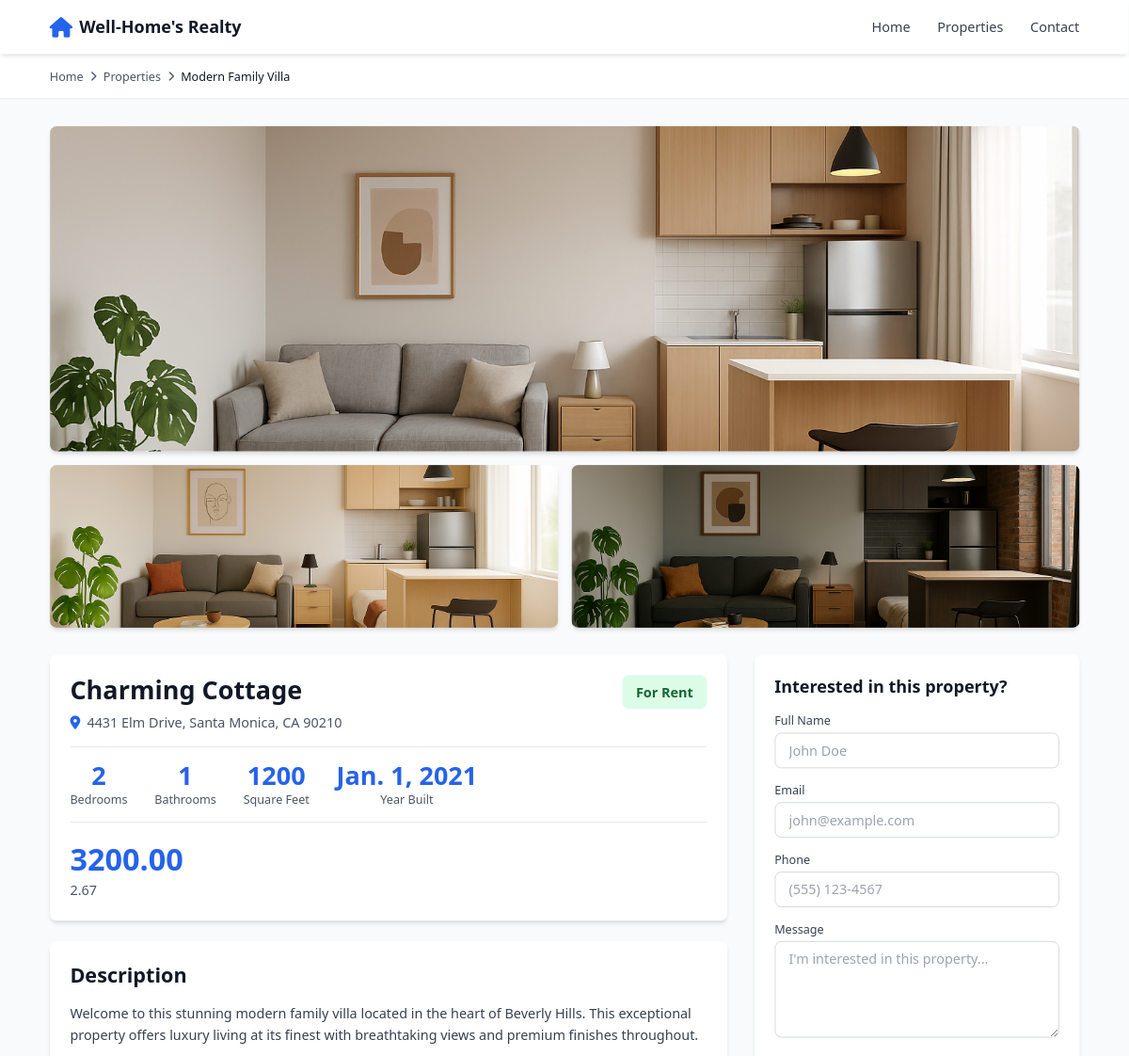
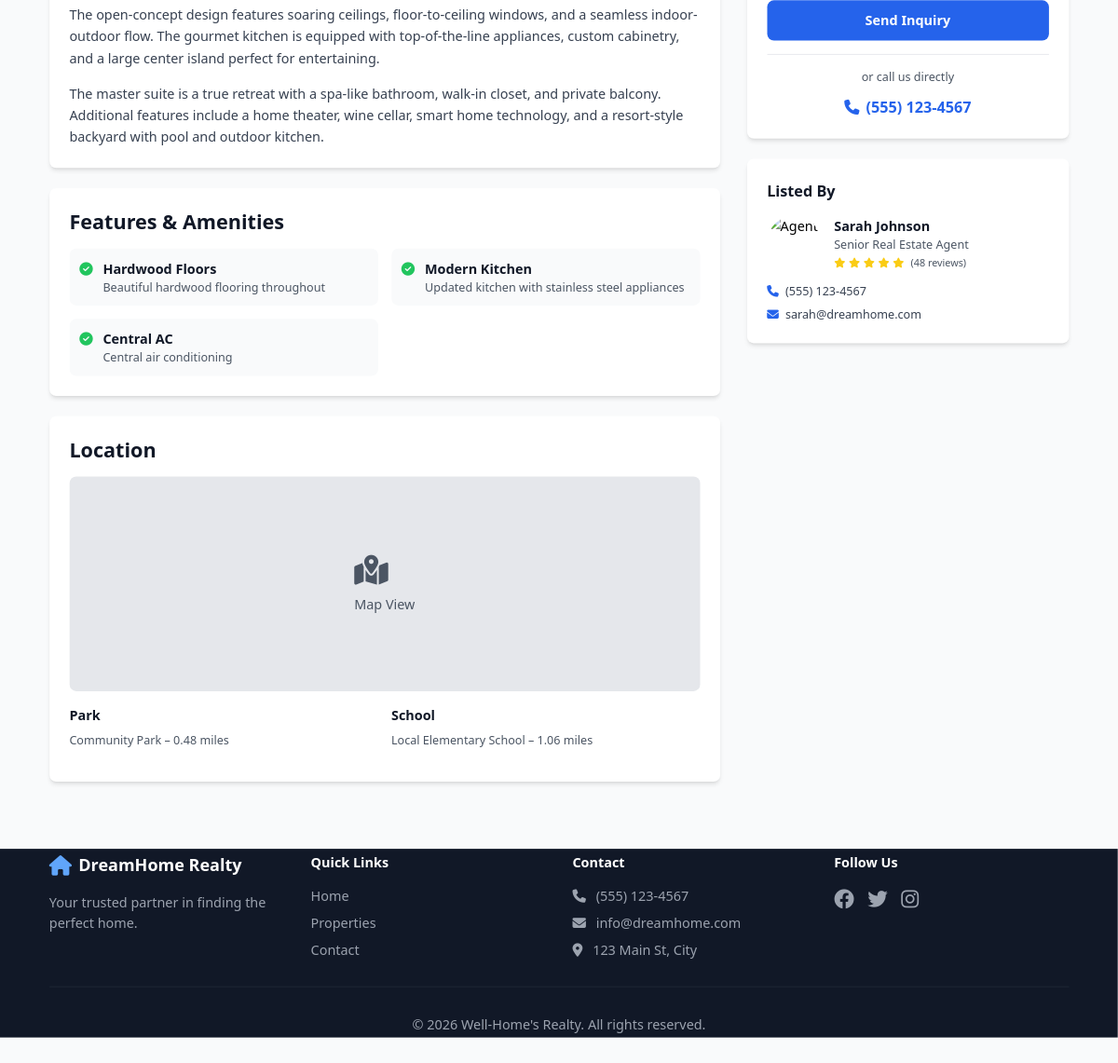
/property/48/, run on the app's committed database (2 pictures, top to bottom).
### agent_page/models.py (models this page shows, shortened)
class Property(models.Model):
    STATUS_CHOICES = [
        ('For Sale', 'For Sale'),
        ('For Rent', 'For Rent'),
        ('Sold', 'Sold'),
        ('Pending', 'Pending')
    ]
    TYPE_CHOICES = [
        ('House', 'House'),
        ('Apartment', 'Apartment'),
        ('Villa', 'Villa'),
        ('Condo', 'Condo'),
        ('Townhouse', 'Townhouse'),
        ('Penthouse', 'Penthouse'),
    ]
    is_active = models.BooleanField(default=False)
    title = models.CharField(max_length=200)
    description = models.TextField()
    property_type = models.CharField(max_length=100,choices=TYPE_CHOICES)
    status = models.CharField(max_length=100, choices=STATUS_CHOICES)
    price = models.DecimalField(max_digits=12,decimal_places=2)
    price_per_sqft = models.DecimalField(max_digits=10, decimal_places=2, blank=True, null=True)
    bedrooms = models.PositiveIntegerField()
    bathrooms = models.PositiveIntegerField()
    square_feet = models.PositiveIntegerField()
    year_built = models.DateField()
    address = models.CharField(max_length=200)
    city = models.CharField(max_length=100)
    state = models.CharField(max_length=100)
    zip_code = models.CharField(max_length=20)
    main_image = models.ImageField(upload_to='property_images/main_image/')
    image_2 = models.ImageField(upload_to='property_images/image_2/')
    image_3 = models.ImageField(upload_to='property_images/image_3/')
    created_at = models.DateTimeField(auto_now_add=True)
    updated_at = models.DateTimeField(auto_now=True)
    agent = models.ForeignKey('Agent', on_delete=models.SET_NULL, null=True, related_name='properties')
    map_image = models.ImageField(upload_to='property_images/map_image/', blank=True, null=True)
    class Meta:
        verbose_name_plural = 'Properties'

class PropertyFeatures(models.Model):
    property = models.ForeignKey(Property, on_delete=models.CASCADE, related_name='features')
    name = models.CharField(max_length=100)
    description = models.CharField(max_length=255)

class NearbyLocation(models.Model):
    LOCATION_TYPE_CHOICES = [
        ('school', 'School'),
        ('hospital', 'Hospital'),
        ('bank', 'Bank'),
        ('mall', 'Mall'),
        ('transport', 'Transportation'),
        ('city', 'City'),
        ('airport', 'Airport'),
        ('park', 'Park'),
        ('beach', 'Beach'),
        ('museum', 'Museum'),
        ('zoo', 'Zoo'),
        ('gym', 'Gym'),
        ('supermarket', 'Supermarket'),
        ('restaurant', 'Restaurant'),
    ]
    property = models.ForeignKey(Property, on_delete=models.CASCADE, related_name='nearby_locations')
    location_type = models.CharField(max_length=50, choices=LOCATION_TYPE_CHOICES)
    name = models.CharField(max_length=200)  # "Beverly Hills High"
    distance = models.DecimalField(max_digits=5, decimal_places=2)  # 0.8
    distance_unit = models.CharField(max_length=10, default='miles')  # "miles" or "km"

### front_page/views.py (the view)
# urls.py: path('property/<int:id>/',views.property_detail,name='property_detail'),
def property_detail(request, id):
    property = get_object_or_404(
        Property.objects.prefetch_related(
            'features',
            'nearby_locations'
        ),
        id=id
    )
    ip = get_client_ip(request)
    PropertyViews.objects.create(property=property, ip_address=ip)
    nearby_locations = property.nearby_locations.all()
    grouped_locations = defaultdict(list)
    for loc in nearby_locations:
        grouped_locations[loc.get_location_type_display()].append(loc)
    return render(
        request,
        'user/property-detail.html',
        {
            'property': property,
            'grouped_locations': dict(grouped_locations)  # Convert to regular dict for template
        }
    )

### templates/user/property-detail.html (shortened to what this page needs)
<!DOCTYPE html>
<html lang="en">
<head>
  <script src="https://cdn.tailwindcss.com"></script>
  <link rel="stylesheet" href="https://cdnjs.cloudflare.com/ajax/libs/font-awesome/6.4.0/css/all.min.css">
</head>
<body class="bg-gray-50">
  <nav class="bg-white shadow-md sticky top-0 z-50">
    <div class="max-w-7xl mx-auto px-4 sm:px-6 lg:px-8">
      <div class="flex justify-between items-center h-16">
        <div class="flex items-center">
          <a href="{% url 'front_page' %}" class="flex items-center gap-2">
            <i class="fas fa-home text-blue-600 text-2xl"></i>
            <span class="text-xl font-bold text-gray-900">Well-Home's Realty</span>
          </a>
        </div>
        <div class="hidden md:flex items-center gap-8">
          <a href="{% url 'front_page' %}" class="text-gray-700 hover:text-blue-600 font-medium">Home</a>
          <a href="{% url 'property_page' %}" class="text-gray-700 hover:text-blue-600 font-medium">Properties</a>
          <a href="{% url 'contact_page' %}" class="text-gray-700 hover:text-blue-600 font-medium">Contact</a>
        </div>
      </div>
    </div>
  </nav>
  <div class="bg-white py-4 border-b">
    <div class="max-w-7xl mx-auto px-4 sm:px-6 lg:px-8">
      <div class="flex items-center gap-2 text-sm text-gray-600">
        <a href="index.html" class="hover:text-blue-600">Home</a>
        <i class="fas fa-chevron-right text-xs"></i>
        <a href="properties.html" class="hover:text-blue-600">Properties</a>
        <i class="fas fa-chevron-right text-xs"></i>
        <span class="text-gray-900 font-medium">Modern Family Villa</span>
      </div>
    </div>
  </div>
  <section class="py-8">
    <div class="max-w-7xl mx-auto px-4 sm:px-6 lg:px-8">
      <div class="grid grid-cols-1 md:grid-cols-2 gap-4 mb-8">
        <div class="md:col-span-2">
          <img src="{{ property.main_image.url }}" alt="Main property"
            class="w-full h-96 object-cover rounded-lg shadow-md">
        </div>
        <div>
          <img src="{{ property.image_2.url }}" alt="Property view 2"
            class="w-full h-48 object-cover rounded-lg shadow-md">
        </div>
        <div>
          <img src="{{ property.image_3.url }}" alt="Property view 3"
            class="w-full h-48 object-cover rounded-lg shadow-md">
        </div>
      </div>
      <div class="grid grid-cols-1 lg:grid-cols-3 gap-8">
        <div class="lg:col-span-2">
          <div class="bg-white rounded-lg shadow-md p-6 mb-6">
            <div class="flex justify-between items-start mb-4">
              <div>
                <h1 class="text-3xl font-bold text-gray-900 mb-2">{{ property.title }}</h1>
                <p class="text-gray-600"><i class="fas fa-map-marker-alt text-blue-600 mr-2"></i>{{ property.address }},
                  {{ property.city }}, {{ property.state }} {{ property.zip_code }}</p>
              </div>
              <span class="bg-green-100 text-green-800 px-4 py-2 rounded-lg font-semibold">{{ property.status }}</span>
            </div>
            <div class="flex items-center gap-8 py-4 border-t border-b">
              <div class="text-center">
                <div class="text-3xl font-bold text-blue-600">{{property.bedrooms}}</div>
                <div class="text-sm text-gray-600">Bedrooms</div>
              </div>
              <div class="text-center">
                <div class="text-3xl font-bold text-blue-600">{{property.bathrooms}}</div>
                <div class="text-sm text-gray-600">Bathrooms</div>
              </div>
              <div class="text-center">
                <div class="text-3xl font-bold text-blue-600">{{property.square_feet}}</div>
                <div class="text-sm text-gray-600">Square Feet</div>
              </div>
              <div class="text-center">
                <div class="text-3xl font-bold text-blue-600">{{property.year_built}}</div>
                <div class="text-sm text-gray-600">Year Built</div>
              </div>
            </div>
            <div class="mt-6">
              <h2 class="text-4xl font-bold text-blue-600">{{property.price}}</h2>
              <p class="text-gray-600 mt-1">{{property.price_per_sqft}}</p>
            </div>
          </div>
          <div class="bg-white rounded-lg shadow-md p-6 mb-6">
            <h2 class="text-2xl font-bold text-gray-900 mb-4">Description</h2>
            <p class="text-gray-700 leading-relaxed mb-4">
              Welcome to this stunning modern family villa located in the heart of Beverly Hills. This exceptional
              property offers luxury living at its finest with breathtaking views and premium finishes throughout.
            </p>
            <p class="text-gray-700 leading-relaxed mb-4">
              The open-concept design features soaring ceilings, floor-to-ceiling windows, and a seamless indoor-outdoor
              flow. The gourmet kitchen is equipped with top-of-the-line appliances, custom cabinetry, and a large
              center island perfect for entertaining.
            </p>
            <p class="text-gray-700 leading-relaxed">
              The master suite is a true retreat with a spa-like bathroom, walk-in closet, and private balcony.
              Additional features include a home theater, wine cellar, smart home technology, and a resort-style
              backyard with pool and outdoor kitchen.
            </p>
          </div>
          <div class="bg-white rounded-lg shadow-md p-6 mb-6">
            <h2 class="text-2xl font-bold text-gray-900 mb-4">Features & Amenities</h2>
            <div class="grid grid-cols-1 md:grid-cols-2 gap-4">
              {% for f in property.features.all %}
              <div class="flex items-start gap-3 bg-gray-50 p-3 rounded-lg">
                <i class="fas fa-check-circle text-green-500 mt-1"></i>
                <div>
                  <h3 class="font-semibold text-gray-900">{{ f.name }}</h3>
                  <p class="text-sm text-gray-600">{{ f.description }}</p>
                </div>
              </div>
              {% endfor %}
            </div>
          </div>
          <div class="bg-white rounded-lg shadow-md p-6">
            <h2 class="text-2xl font-bold text-gray-900 mb-4">Location</h2>
            <div class="bg-gray-200 h-64 rounded-lg flex items-center justify-center">
              <p class="text-gray-600"><i class="fas fa-map-marked-alt text-4xl mb-2"></i><br>Map View</p>
            </div>
            <div class="mt-4 grid grid-cols-2 gap-4">
              {% for location_type, locations in grouped_locations.items %}
              {% if locations %}
              <div class="mb-4">
                <h3 class="font-semibold text-gray-900 mb-2">
                  {{ location_type }}
                </h3>
                <ul class="text-sm text-gray-600 space-y-1">
                  {% for loc in locations %}
                  <li>
                    {{ loc.name }} – {{ loc.distance }} {{ loc.distance_unit }}
                  </li>
                  {% endfor %}
                </ul>
              </div>
              {% endif %}
              {% endfor %}
            </div>
          </div>
        </div>
        <div class="lg:col-span-1">
          <div class="bg-white rounded-lg shadow-md p-6 mb-6 sticky top-20">
            <h2 class="text-xl font-bold text-gray-900 mb-4">Interested in this property?</h2>
            <form class="space-y-4">
              <div>
                <label class="block text-sm font-medium text-gray-700 mb-1">Full Name</label>
                <input type="text"
                  class="w-full px-4 py-2 border border-gray-300 rounded-lg focus:ring-2 focus:ring-blue-500 focus:border-blue-500"
                  placeholder="John Doe" required>
              </div>
              <div>
                <label class="block text-sm font-medium text-gray-700 mb-1">Email</label>
                <input type="email"
                  class="w-full px-4 py-2 border border-gray-300 rounded-lg focus:ring-2 focus:ring-blue-500 focus:border-blue-500"
                  placeholder="john@example.com" required>
              </div>
              <div>
                <label class="block text-sm font-medium text-gray-700 mb-1">Phone</label>
                <input type="tel"
                  class="w-full px-4 py-2 border border-gray-300 rounded-lg focus:ring-2 focus:ring-blue-500 focus:border-blue-500"
                  placeholder="(555) 123-4567" required>
              </div>
              <div>
                <label class="block text-sm font-medium text-gray-700 mb-1">Message</label>
                <textarea rows="4"
                  class="w-full px-4 py-2 border border-gray-300 rounded-lg focus:ring-2 focus:ring-blue-500 focus:border-blue-500"
                  placeholder="I'm interested in this property..."></textarea>
              </div>
              <button type="submit"
                class="w-full bg-blue-600 text-white py-3 rounded-lg font-semibold hover:bg-blue-700">Send
                Inquiry</button>
            </form>
            <div class="mt-4 pt-4 border-t text-center">
              <p class="text-sm text-gray-600 mb-3">or call us directly</p>
              <a href="tel:5551234567" class="text-blue-600 hover:text-blue-700 font-semibold text-lg">
                <i class="fas fa-phone mr-2"></i>(555) 123-4567
              </a>
            </div>
          </div>
          <div class="bg-white rounded-lg shadow-md p-6">
            <h3 class="text-lg font-bold text-gray-900 mb-4">Listed By</h3>
            <div class="flex items-center gap-4 mb-4">
              <img src="/placeholder.svg?height=80&width=80" alt="Agent" class="w-16 h-16 rounded-full object-cover">
              <div>
                <h4 class="font-semibold text-gray-900">Sarah Johnson</h4>
                <p class="text-sm text-gray-600">Senior Real Estate Agent</p>
                <div class="flex items-center gap-1 mt-1">
                  <i class="fas fa-star text-yellow-400 text-xs"></i>
                  <i class="fas fa-star text-yellow-400 text-xs"></i>
                  <i class="fas fa-star text-yellow-400 text-xs"></i>
                  <i class="fas fa-star text-yellow-400 text-xs"></i>
                  <i class="fas fa-star text-yellow-400 text-xs"></i>
                  <span class="text-xs text-gray-600 ml-1">(48 reviews)</span>
                </div>
              </div>
            </div>
            <div class="space-y-2 text-sm">
              <a href="tel:5551234567" class="flex items-center gap-2 text-gray-700 hover:text-blue-600">
                <i class="fas fa-phone text-blue-600"></i> (555) 123-4567
              </a>
              <a href="mailto:sarah@dreamhome.com" class="flex items-center gap-2 text-gray-700 hover:text-blue-600">
                <i class="fas fa-envelope text-blue-600"></i> sarah@dreamhome.com
              </a>
            </div>
          </div>
        </div>
      </div>
    </div>
  </section>
  <footer class="bg-gray-900 text-white py-1 mt-12">
    <div class="max-w-7xl mx-auto px-4 sm:px-6 lg:px-8">
      <div class="grid grid-cols-1 md:grid-cols-4 gap-8">
        <div>
          <div class="flex items-center gap-2 mb-4">
            <i class="fas fa-home text-blue-400 text-2xl"></i>
            <span class="text-xl font-bold">DreamHome Realty</span>
          </div>
          <p class="text-gray-400">Your trusted partner in finding the perfect home.</p>
        </div>
        <div>
          <h4 class="font-semibold mb-4">Quick Links</h4>
          <ul class="space-y-2 text-gray-400">
            <li><a href="{% url 'front_page' %}" class="hover:text-white">Home</a></li>
            <li><a href="{% url 'property_page' %}" class="hover:text-white">Properties</a></li>
            <li><a href="{% url 'contact_page' %}" class="hover:text-white">Contact</a></li>
          </ul>
        </div>
        <div>
          <h4 class="font-semibold mb-4">Contact</h4>
          <ul class="space-y-2 text-gray-400">
            <li><i class="fas fa-phone mr-2"></i> (555) 123-4567</li>
            <li><i class="fas fa-envelope mr-2"></i> info@dreamhome.com</li>
            <li><i class="fas fa-map-marker-alt mr-2"></i> 123 Main St, City</li>
          </ul>
        </div>
        <div>
          <h4 class="font-semibold mb-4">Follow Us</h4>
          <div class="flex gap-4">
            <a href="#" class="text-gray-400 hover:text-white"><i class="fab fa-facebook text-2xl"></i></a>
            <a href="#" class="text-gray-400 hover:text-white"><i class="fab fa-twitter text-2xl"></i></a>
            <a href="#" class="text-gray-400 hover:text-white"><i class="fab fa-instagram text-2xl"></i></a>
          </div>
        </div>
      </div>
      <div class="border-t border-gray-800 mt-8 pt-8 text-center text-gray-400">
        <p>&copy; 2026 Well-Home's Realty. All rights reserved.</p>
      </div>
    </div>
  </footer>
</body>
</html>

### data on the page
Property: main_image (picture), image_2 (picture), image_3 (picture), title "Charming Cottage", address "4431 Elm Drive", city "Santa Monica", state "CA", zip_code "90210", status "For Rent", bedrooms "2", bathrooms "1", square_feet "1200", year_built "Jan. 1, 2021", price "3200.00", price_per_sqft "2.67"
PropertyFeatures: name "Hardwood Floors", description "Beautiful hardwood flooring throughout"
PropertyFeatures: name "Modern Kitchen", description "Updated kitchen with stainless steel appliances"
PropertyFeatures: name "Central AC", description "Central air conditioning"
NearbyLocation: location_type "Park", name "Community Park", distance "0.48", distance_unit "miles"
NearbyLocation: location_type "School", name "Local Elementary School", distance "1.06", distance_unit "miles"
